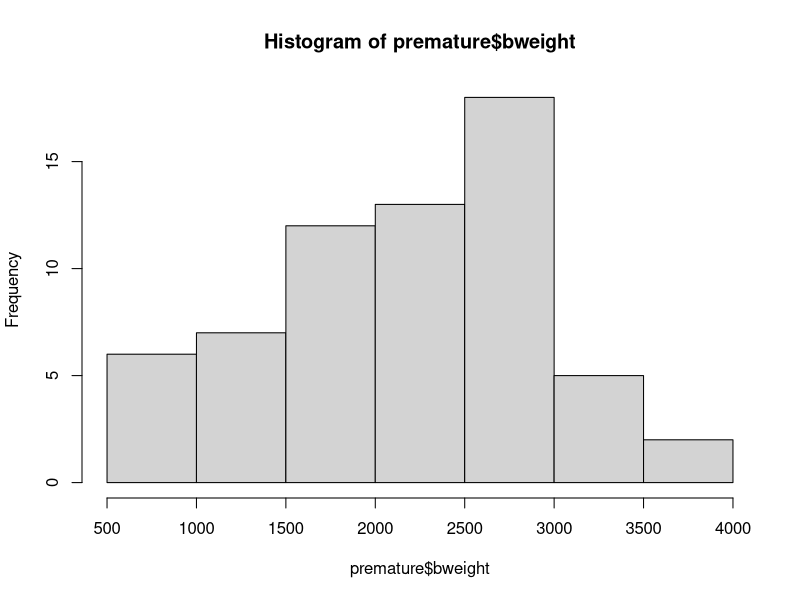
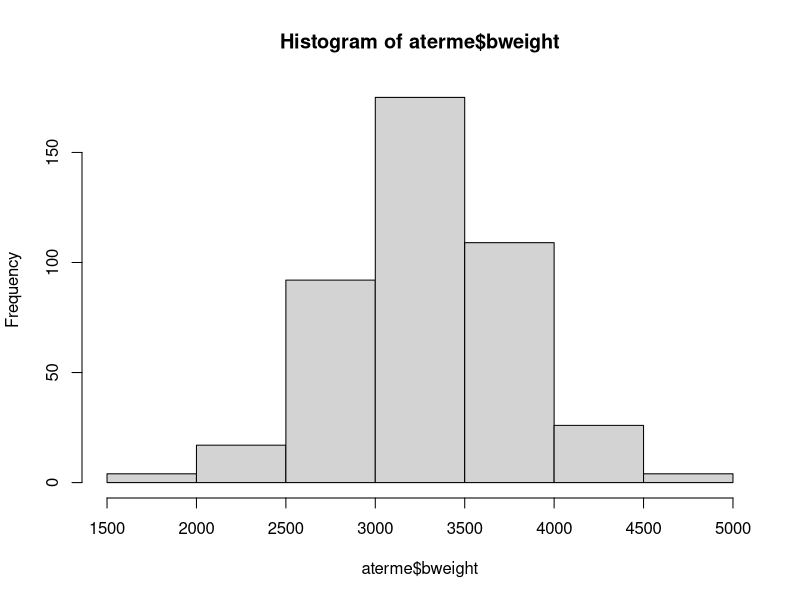
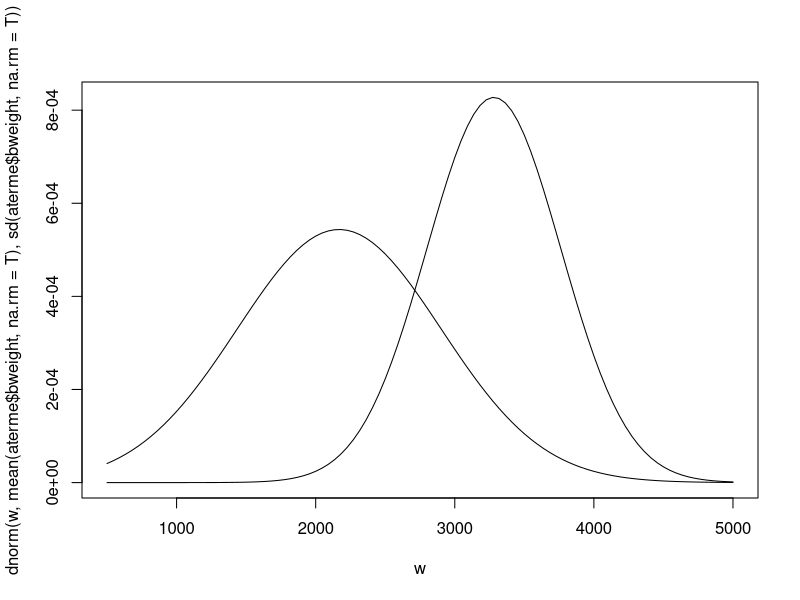

R code for these plots, in order:
## ---- chunk 1
library("Epi")
data(births)
head(births)
str(births)
births$sex <- as.factor(births$sex)
births$hyp <- as.factor(births$hyp)
births$preterm <- as.factor(births$preterm)
births$lowbw <- as.factor(births$lowbw)
summary(births)

summary(births[births$preterm==0,])
summary(births[births$preterm==1,])
premature <- births[births$preterm==1,]
aterme <- births[births$preterm==0,]
hist(premature$bweight)
hist(aterme$bweight)

w <- seq(500, 5000, le=100)
plot(w, dnorm(w,mean(aterme$bweight, na.rm=T),sd(aterme$bweight, na.rm=T)), xlim = c(500, 5000), type = "l")
lines(w, dnorm(w,mean(premature$bweight, na.rm=T),sd(premature$bweight, na.rm=T)), xlim = c(500, 5000))
